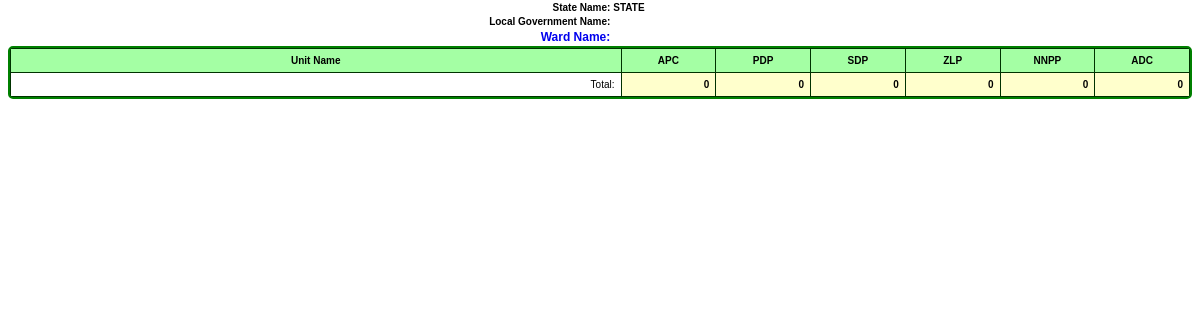
Screenshot of /admin/whole_screen/result_unit.php with the database file from the repository.
### tables this page shows
CREATE TABLE `party` (
  `party_id` int(11) NOT NULL,
  `party_name` varchar(50) DEFAULT NULL,
  `status` varchar(5) DEFAULT NULL,
  `label` varchar(50) DEFAULT NULL
);

### admin/whole_screen/result_unit.php (the view, shortened to what this page needs)
<?php
$lg_code=$_GET['lg_code'];
$ward_code=$_GET['ward_code'];
$state_code=$_SESSION['state_code'];
include("../../include/database.php");
$state_name=state_name($state_code);
$sql= "SELECT * FROM lg WHERE lg_code='$lg_code'";
$result=$database->query($sql) or die($database->error());
$rows=$database->fetch_array($result);
$lg_name=strtoupper($rows['lg_name']);
$sql2= "SELECT * FROM ward WHERE ward_code='$ward_code'";
$result2=$database->query($sql2) or die($database->error());
$rows2=$database->fetch_array($result2);
$ward_name=strtoupper($rows2['ward_name']);
  function party_result($party_name,$ward_code,$state_code){
	  global $database;
   $sql2="SELECT SUM($party_name) AS sum_ZLP FROM result WHERE ward_code='$ward_code' AND state_code='$state_code'";
	   $result2=$database->query($sql2) or die($database->error());
	   $rows2=$database->fetch_array($result2);
	   $sum_ZLP=$rows2['sum_ZLP'];
	   return $sum_ZLP;
 }
?>
<!DOCTYPE html PUBLIC "-//W3C//DTD XHTML 1.0 Transitional//EN" "http://www.w3.org/TR/xhtml1/DTD/xhtml1-transitional.dtd">
<html xmlns="http://www.w3.org/1999/xhtml">
<head>
</head>
<body topmargin="0">
<table width="100%" align="center" cellpadding="1" cellspacing="1">
  <tr>
    <th width="51%" align="right"> State Name: </th>
    <th width="49%" align="left"><?php echo $state_name ?> STATE </th>
  </tr>
  <tr>
    <th align="right"> Local Government Name: </th>
    <th align="left"><?php echo $lg_name ?></th>
  </tr>
  <tr>
    <th align="right"> <a href="ward_result.php">Ward Name: </th>
    <th align="left"><?php echo $ward_name ?><a></a></th>
  </tr>
</table>
<table width="100%" align="center" cellpadding="6" cellspacing="1" bgcolor="#003300" id="n">
  <tr>
    <td colspan="2" align="center" bgcolor="#A4FFA4"><strong>Unit  Name</strong></td>
    <?php
   $sqla="SELECT * FROM party WHERE status IS NOT NULL";
   $resa=$database->query($sqla) or die($database->error());
   while($rra=$database->fetch_array($resa)){
   $party_name=$rra['party_name'];
   echo"<td width='8%' align='center' bgcolor='#A4FFA4'><strong> $party_name</strong></td>";
   }
   ?>
  </tr>
  <?php
  echo"<tr>
    <td colspan='2' align='right' bgcolor='#FFFFFF'>Total:</td>";
	$resay1=$database->query($sqla) or die($database->error());
   while($rray1=$database->fetch_array($resay1)){
   $party_name=$rray1['party_name'];
   $ward_s=party_result($party_name,$ward_code,$state_code);
   $ward_s2=number_format($ward_s,0);
   echo"<th align='right' bgcolor='#FFFFCC'> $ward_s2 </th>";
   }
  echo"</tr>";
  ?>
</table>
</body>
</html>

### admin/whole_screen/result_unit.php (style rules this page uses)
body,td,th { font-family: Tahoma, Geneva, sans-serif; font-size: 10px; }
#n { border-radius: 5px; border: 2px solid green; }
a { font-family: Tahoma, Geneva, sans-serif; font-size: 12px; font-weight: bold; }
a:link { text-decoration: none; }

### rows the page displays
party: party_name "APC", ward_s2 "0"
party: party_name "PDP", ward_s2 "0"
party: party_name "SDP", ward_s2 "0"
party: party_name "ZLP", ward_s2 "0"
party: party_name "NNPP", ward_s2 "0"
party: party_name "ADC", ward_s2 "0"
